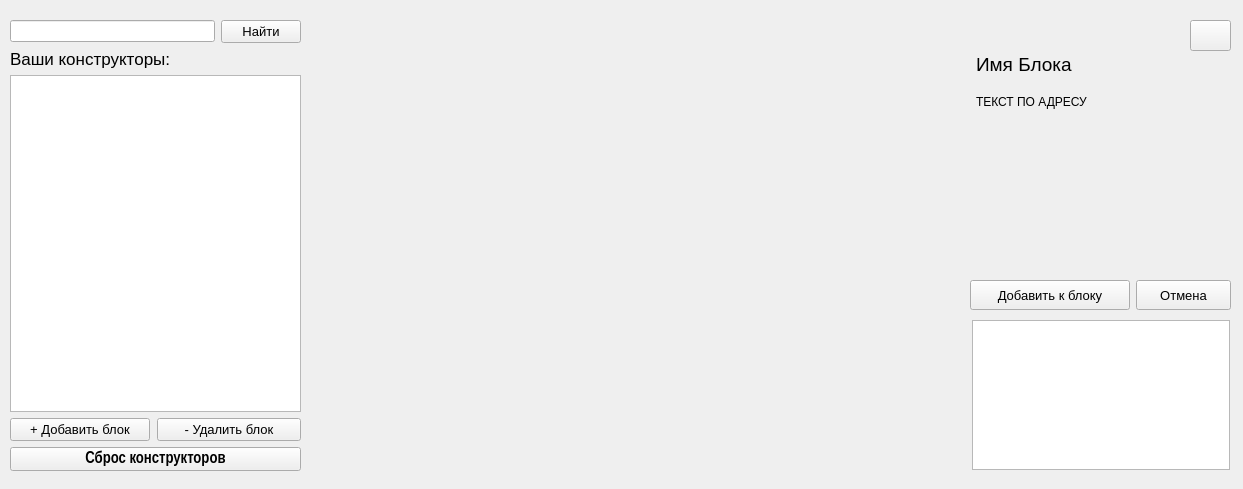
<?xml version="1.0" encoding="UTF-8"?>
<ui version="4.0">
 <class>Form</class>
 <widget class="QWidget" name="Form">
  <property name="enabled">
   <bool>true</bool>
  </property>
  <property name="geometry">
   <rect>
    <x>0</x>
    <y>0</y>
    <width>1243</width>
    <height>489</height>
   </rect>
  </property>
  <property name="windowTitle">
   <string>Йороут</string>
  </property>
  <widget class="QLabel" name="im_l">
   <property name="geometry">
    <rect>
     <x>310</x>
     <y>20</y>
     <width>651</width>
     <height>450</height>
    </rect>
   </property>
   <property name="minimumSize">
    <size>
     <width>0</width>
     <height>0</height>
    </size>
   </property>
   <property name="mouseTracking">
    <bool>false</bool>
   </property>
   <property name="text">
    <string/>
   </property>
  </widget>
  <widget class="QWidget" name="verticalLayoutWidget">
   <property name="geometry">
    <rect>
     <x>10</x>
     <y>20</y>
     <width>291</width>
     <height>451</height>
    </rect>
   </property>
   <layout class="QVBoxLayout" name="verticalLayout">
    <item>
     <layout class="QHBoxLayout" name="horizontalLayout">
      <property name="leftMargin">
       <number>0</number>
      </property>
      <property name="topMargin">
       <number>0</number>
      </property>
      <property name="rightMargin">
       <number>0</number>
      </property>
      <item>
       <widget class="QLineEdit" name="s_line">
        <property name="text">
         <string/>
        </property>
       </widget>
      </item>
      <item>
       <widget class="QPushButton" name="btn">
        <property name="font">
         <font>
          <pointsize>10</pointsize>
         </font>
        </property>
        <property name="text">
         <string>Найти</string>
        </property>
       </widget>
      </item>
     </layout>
    </item>
    <item>
     <widget class="QLabel" name="label">
      <property name="font">
       <font>
        <pointsize>13</pointsize>
       </font>
      </property>
      <property name="text">
       <string>Ваши конструкторы:</string>
      </property>
     </widget>
    </item>
    <item>
     <widget class="QListWidget" name="blocks_list"/>
    </item>
    <item>
     <layout class="QFormLayout" name="formLayout_2">
      <property name="labelAlignment">
       <set>Qt::AlignCenter</set>
      </property>
      <property name="formAlignment">
       <set>Qt::AlignCenter</set>
      </property>
      <property name="horizontalSpacing">
       <number>7</number>
      </property>
      <property name="verticalSpacing">
       <number>0</number>
      </property>
      <item row="0" column="0">
       <widget class="QPushButton" name="add_block_btn">
        <property name="minimumSize">
         <size>
          <width>140</width>
          <height>0</height>
         </size>
        </property>
        <property name="font">
         <font>
          <pointsize>10</pointsize>
         </font>
        </property>
        <property name="text">
         <string>+ Добавить блок</string>
        </property>
       </widget>
      </item>
      <item row="0" column="1">
       <widget class="QPushButton" name="delete_block_btn">
        <property name="font">
         <font>
          <pointsize>10</pointsize>
         </font>
        </property>
        <property name="text">
         <string>- Удалить блок</string>
        </property>
       </widget>
      </item>
     </layout>
    </item>
    <item>
     <widget class="QPushButton" name="rs_btn">
      <property name="font">
       <font>
        <family>Arial Narrow</family>
        <pointsize>12</pointsize>
        <weight>75</weight>
        <bold>true</bold>
       </font>
      </property>
      <property name="text">
       <string>Сброс конструкторов</string>
      </property>
     </widget>
    </item>
   </layout>
  </widget>
  <widget class="QPushButton" name="set_bt">
   <property name="geometry">
    <rect>
     <x>1190</x>
     <y>20</y>
     <width>41</width>
     <height>31</height>
    </rect>
   </property>
   <property name="text">
    <string/>
   </property>
   <property name="icon">
    <iconset>
     <normaloff>data/files/set_i.png</normaloff>data/files/set_i.png</iconset>
   </property>
   <property name="checkable">
    <bool>false</bool>
   </property>
   <property name="autoDefault">
    <bool>false</bool>
   </property>
   <property name="default">
    <bool>false</bool>
   </property>
   <property name="flat">
    <bool>false</bool>
   </property>
  </widget>
  <widget class="QWidget" name="verticalLayoutWidget_2">
   <property name="geometry">
    <rect>
     <x>970</x>
     <y>89</y>
     <width>261</width>
     <height>221</height>
    </rect>
   </property>
   <layout class="QVBoxLayout" name="verticalLayout_2">
    <item>
     <widget class="QLabel" name="t_place_info">
      <property name="minimumSize">
       <size>
        <width>220</width>
        <height>220</height>
       </size>
      </property>
      <property name="maximumSize">
       <size>
        <width>16777215</width>
        <height>220</height>
       </size>
      </property>
      <property name="text">
       <string>ТЕКСТ ПО АДРЕСУ</string>
      </property>
      <property name="alignment">
       <set>Qt::AlignLeading|Qt::AlignLeft|Qt::AlignTop</set>
      </property>
      <property name="margin">
       <number>0</number>
      </property>
      <property name="indent">
       <number>6</number>
      </property>
     </widget>
    </item>
    <item>
     <layout class="QFormLayout" name="formLayout_4">
      <property name="labelAlignment">
       <set>Qt::AlignCenter</set>
      </property>
      <property name="formAlignment">
       <set>Qt::AlignHCenter|Qt::AlignTop</set>
      </property>
      <property name="horizontalSpacing">
       <number>6</number>
      </property>
      <property name="verticalSpacing">
       <number>6</number>
      </property>
      <item row="0" column="0">
       <widget class="QPushButton" name="btn_t_place_p">
        <property name="enabled">
         <bool>true</bool>
        </property>
        <property name="minimumSize">
         <size>
          <width>160</width>
          <height>30</height>
         </size>
        </property>
        <property name="maximumSize">
         <size>
          <width>150</width>
          <height>16777215</height>
         </size>
        </property>
        <property name="font">
         <font>
          <pointsize>10</pointsize>
         </font>
        </property>
        <property name="text">
         <string>Добавить к блоку</string>
        </property>
       </widget>
      </item>
      <item row="0" column="1">
       <widget class="QPushButton" name="btn_t_place_n">
        <property name="minimumSize">
         <size>
          <width>0</width>
          <height>30</height>
         </size>
        </property>
        <property name="maximumSize">
         <size>
          <width>130</width>
          <height>16777215</height>
         </size>
        </property>
        <property name="font">
         <font>
          <pointsize>10</pointsize>
         </font>
        </property>
        <property name="text">
         <string>Отмена</string>
        </property>
       </widget>
      </item>
     </layout>
    </item>
   </layout>
  </widget>
  <widget class="QListWidget" name="addresses_list">
   <property name="enabled">
    <bool>true</bool>
   </property>
   <property name="geometry">
    <rect>
     <x>972</x>
     <y>320</y>
     <width>258</width>
     <height>150</height>
    </rect>
   </property>
   <property name="minimumSize">
    <size>
     <width>0</width>
     <height>150</height>
    </size>
   </property>
   <property name="maximumSize">
    <size>
     <width>16777215</width>
     <height>150</height>
    </size>
   </property>
  </widget>
  <widget class="QLabel" name="block_name">
   <property name="geometry">
    <rect>
     <x>976</x>
     <y>49</y>
     <width>211</width>
     <height>31</height>
    </rect>
   </property>
   <property name="font">
    <font>
     <family>MS Shell Dlg 2</family>
     <pointsize>14</pointsize>
    </font>
   </property>
   <property name="text">
    <string>Имя Блока</string>
   </property>
  </widget>
 </widget>
 <resources/>
 <connections/>
</ui>
